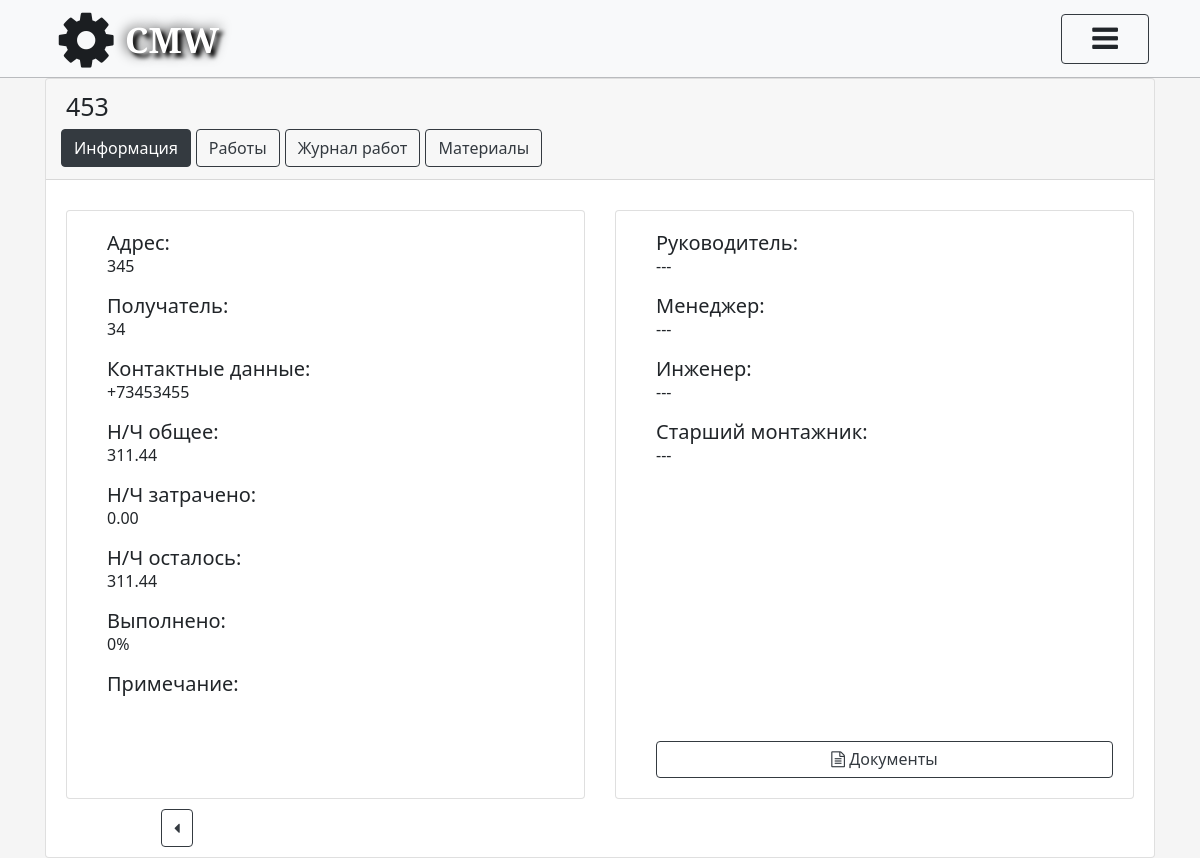
Page /projects/detail/2015-5986-1589274616/objects/detail/453-1597247831/ (signed in) on the committed database.
### object/models.py (models this page shows, shortened)
class Object(models.Model):
    Name_Object = models.CharField(max_length=500, verbose_name='Наименование объекта', unique=True)
    Adress_Object = models.TextField(verbose_name='Адрес', unique=True)
    NCH_General = models.DecimalField(verbose_name='Н/Ч общее', max_digits=6, decimal_places=2)
    NCH_Spent = models.DecimalField(default=0, verbose_name='Н/Ч затрачено', max_digits=6, decimal_places=2)
    NCH_Left = models.DecimalField(default=0, verbose_name='Н/Ч осталось', max_digits=6, decimal_places=2)
    Perform_proc = models.SmallIntegerField(default=0, verbose_name='Выполнено')
    ID_Project = models.ForeignKey(Project, on_delete=models.CASCADE, verbose_name='Проект')
    ID_Rukovoditel = models.ForeignKey(CustomUser, on_delete=models.CASCADE, verbose_name='Руководитель',
                                       related_name='Руководитель', blank=True, null=True)
    ID_Menedger = models.ForeignKey(CustomUser, on_delete=models.CASCADE, verbose_name='Менеджер',
                                    related_name='Менеджер', blank=True, null=True)
    ID_Ingener = models.ForeignKey(CustomUser, on_delete=models.CASCADE, verbose_name='Инженер',
                                   related_name='Инженер', blank=True, null=True)
    ID_Montazhnik = models.ForeignKey(CustomUser, on_delete=models.CASCADE, verbose_name='Старший_монтажник',
                                      related_name='Старший_монтажник', blank=True, null=True)
    FIO_zakazchika = models.CharField(max_length=500, verbose_name='ФИО заказчика', blank=True)
    Number_phone = models.CharField(max_length=20, verbose_name='Номер телефона заказчика', blank=True)
    Note = models.TextField(verbose_name='Примечание', blank=True)
    slug = models.SlugField(max_length=150, blank=True)
    class Meta:
        verbose_name = "Объект"
        verbose_name_plural = "Объекты"

### object/views.py (the view)
# urls.py: path('projects/detail/', include('object.urls', 'object'), name='object_view'),
def detail(request, slug, slug_proj):
    name_object = Object.objects.get(slug__iexact=slug)
    if not request.user.has_perm('object.change_object'):
        return render(request, "object/detail.html",
                      {'slug': slug, 'slug_proj': slug_proj, "object_list": name_object,
                       'error_perm': 'У вас недостаточно прав'})
    return render(request, 'object/detail.html', {"object_list": name_object, 'slug': slug, 'slug_proj': slug_proj})

### project/models.py (called while the page is built)
    def __str__(self):
        return self.Name_Position

    def get_full_name(self):
        full_name = '%s %s %s' % (self.last_name, self.first_name, self.patronymic_name)
        return full_name.strip()

    def get_id_position(self):
        id_position = self.ID_Position
        return id_position

    def get_email(self):
        email = self.email
        return email

### templates/object/detail.html (shortened to what this page needs)
{% extends 'card_object.html' %}
{% load static %}
{% block add_style %}
    <link rel="stylesheet" href="{% static 'css/plan_work.css' %}">
{% endblock %}
{% block info %}
    {% if user.is_authenticated %}
        <div class="row block_info_object1">
            <div class="col-sm-6 block_info_object2">
                <div class="card info_object1">
                    <div class="card-body ">
                        <h5 class="card-title">Адрес:</h5>
                        <p class="card-text">{{ object_list.Adress_Object }}</p>
                        <h5 class="card-title">Получатель: </h5>
                        <p class="card-text">{{ object_list.FIO_zakazchika }}</p>
                        <h5 class="card-title">Контактные данные: </h5>
                        <p class="card-text">{{ object_list.Number_phone }}</p>
                        <h5 class="card-title">Н/Ч общее: </h5>
                        <p class="card-text">{{ object_list.NCH_General }}</p>
                        <h5 class="card-title">Н/Ч затрачено: </h5>
                        <p class="card-text">{{ object_list.NCH_Spent }}</p>
                        <h5 class="card-title">Н/Ч осталось: </h5>
                        <p class="card-text">{{ object_list.NCH_Left }}</p>
                        <h5 class="card-title">Выполнено:</h5>
                        <p class="card-text">{{ object_list.Perform_proc }}%</p>
                        <h5 class="card-title">Примечание:</h5>
                    </div>
                </div>
            </div>
            <div class="col-sm-6 block_info_object2">
                <div class="card info_object2">
                    <div class="card-body">
                        <h5 class="card-title">Руководитель:</h5>
                        <p class="card-text">
                            {% if object_list.ID_Rukovoditel != null %}{{ object_list.ID_Rukovoditel }} {% else %}
                                ---{% endif %}</p>
                        <h5 class="card-title">Менеджер:</h5>
                        <p class="card-text">
                            {% if object_list.ID_Menedger != null %}{{ object_list.ID_Menedger }}{% else %}
                                ---{% endif %}</p>
                        <h5 class="card-title">Инженер:</h5>
                        <p class="card-text">
                            {% if object_list.ID_Ingener != null %}{{ object_list.ID_Ingener }}{% else %}
                                ---{% endif %}</p>
                        <h5 class="card-title">Старший монтажник:</h5>
                        <p class="card-text">
                            {% if object_list.ID_Montazhnik != null %}{{ object_list.ID_Montazhnik }}{% else %}
                                ---{% endif %}</p>
                        <div class="">
                            <div style="" class="btn_docs">
                                <a href="{% url 'object:documents_view' slug_proj slug %}"
                                   class="btn btn-outline-dark">
                                    <i class="fa fa-file-text-o" aria-hidden="true"></i> Документы</a>
                            </div>
                        </div>
                    </div>
                </div>
            </div>
        </div>
        <div class="block_btn">
            <a href="{% url 'object:home' slug_proj %}"
               class=" btn btn-outline-dark " style="margin-left: -80%"><i
                    class="fa fa-caret-left" aria-hidden="true"></i></a>
        </div>
        <div class="block_btn">
        </div>
    {% else %}
        {% include 'registration/errorPage_auth.html' %}
    {% endif %}
{% endblock %}

### templates/card_object.html (shortened to what this page needs)
{% extends 'wrapper.html' %}
{% url 'object:detail' slug_proj slug as object_detail_url %}
{% load static %}
{% block entr %}
    <div class="card text-center">
        <div class="card-header">
            <div class="zag_name">
                <h3> {{ object_list.Name_Object }} </h3>
            </div>
            <div class="nav_object">
                <ul class="nav nav-pills card-header-pills btn_card">
                    <li class="nav-item ">
                        <a class=" btn btn-outline-dark {% if request.resolver_match.url_name == "detail" or request.resolver_match.url_name == "documents_view" or request.resolver_match.url_name == "documents_delete"%}active{% endif %}"
                           id="btn_add_object"
                           href="{% url 'object:detail'  slug_proj slug %}">
                            Информация
                        </a>
                    </li>
                    <li class="nav-item ">
                        <a class="btn btn-outline-dark "
                           id="btn_add_object"
                           href="{% url 'work:plan_work'  slug_proj slug %}">
                            Работы
                        </a>
                    </li>
                    <li class="nav-item">
                        <a class="btn btn-outline-dark "
                           id="btn_add_object"
                           href="{% url 'work:complete_work' slug_proj slug %}">
                            Журнал работ
                        </a>
                    </li>
                    <li class="nav-item">
                        <a class="btn btn-outline-dark "
                           id="btn_add_object"
                           href="{% url 'object:materials:plan_materials_view'  slug_proj slug %}">
                            Материалы
                        </a></li>
                </ul>
            </div>
        </div>
        <div class="card-body">
            {% block info %}
            {% endblock %}
        </div>
    </div>
{% endblock %}

### static/staticfiles/css/autorize.css (style rules this page uses)
body { font-family: Noto Sans, sans-serif; background-color: #f5f5f5; padding: 0; margin: 0; }
ul, li { margin: 0; padding: 0; display: block; }

### static/staticfiles/css/projects_table.css (style rules this page uses)
a { text-decoration: none; color: #1b1e21; }

### static/css/media_card_of_object.css (style rules this page uses)
@media screen and (min-width: 575px) { .btn_docs { width: 100%; margin-top: 130%; } }
@media screen and (min-width: 770px) { .btn_docs { width: 100%; margin-top: 60%; } }
@media screen and (min-width: 770px) { .btn_docs a { text-align: center; width: 100%; padding-top: 5px; margin-left: 0; } }

### static/staticfiles/css/plan_work.css (style rules this page uses)
.zag_name h3 { text-align: left; font-size: 25px; }
.nav_object li { padding-left: 5px; }
.info_object1 { text-align: left; float: left; padding-left: 20px; width: 100%; height: 100%; }
.info_object1 p { margin-top: -13px; }
.info_object2 { text-align: left; float: left; padding-left: 20px; width: 100%; height: 100%; }
.info_object2 p { margin-top: -13px; }
.block_info_object1 { padding-top: 0; }
.block_info_object2 { padding-top: 10px; }
.block_btn { text-align: center; margin-top: 5px; margin-bottom: -15px; padding: 5px; }

### rows in the picture
Object: Name_Object "453", Adress_Object "345", FIO_zakazchika "34", Number_phone "+73453455", NCH_General "311.44", NCH_Spent "0.00", NCH_Left "311.44", Perform_proc "0"
